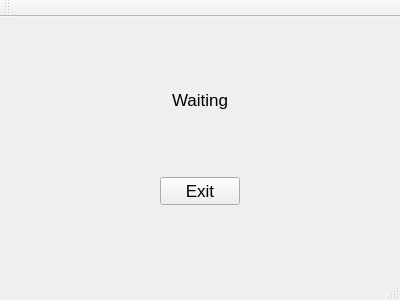
<?xml version="1.0" encoding="UTF-8"?>
<ui version="4.0">
 <class>MainWindow</class>
 <widget class="QMainWindow" name="MainWindow">
  <property name="geometry">
   <rect>
    <x>0</x>
    <y>0</y>
    <width>400</width>
    <height>300</height>
   </rect>
  </property>
  <property name="windowTitle">
   <string>MainWindow</string>
  </property>
  <widget class="QWidget" name="centralWidget">
   <layout class="QVBoxLayout" name="verticalLayout">
    <item>
     <spacer name="verticalSpacer_3">
      <property name="orientation">
       <enum>Qt::Vertical</enum>
      </property>
      <property name="sizeHint" stdset="0">
       <size>
        <width>20</width>
        <height>57</height>
       </size>
      </property>
     </spacer>
    </item>
    <item>
     <layout class="QHBoxLayout" name="horizontalLayout">
      <item>
       <spacer name="horizontalSpacer">
        <property name="orientation">
         <enum>Qt::Horizontal</enum>
        </property>
        <property name="sizeHint" stdset="0">
         <size>
          <width>40</width>
          <height>20</height>
         </size>
        </property>
       </spacer>
      </item>
      <item>
       <widget class="QLabel" name="label">
        <property name="font">
         <font>
          <pointsize>13</pointsize>
         </font>
        </property>
        <property name="text">
         <string>Waiting</string>
        </property>
       </widget>
      </item>
      <item>
       <spacer name="horizontalSpacer_2">
        <property name="orientation">
         <enum>Qt::Horizontal</enum>
        </property>
        <property name="sizeHint" stdset="0">
         <size>
          <width>40</width>
          <height>20</height>
         </size>
        </property>
       </spacer>
      </item>
     </layout>
    </item>
    <item>
     <spacer name="verticalSpacer_2">
      <property name="orientation">
       <enum>Qt::Vertical</enum>
      </property>
      <property name="sizeHint" stdset="0">
       <size>
        <width>18</width>
        <height>56</height>
       </size>
      </property>
     </spacer>
    </item>
    <item>
     <layout class="QHBoxLayout" name="horizontalLayout_2">
      <item>
       <spacer name="horizontalSpacer_3">
        <property name="orientation">
         <enum>Qt::Horizontal</enum>
        </property>
        <property name="sizeHint" stdset="0">
         <size>
          <width>40</width>
          <height>20</height>
         </size>
        </property>
       </spacer>
      </item>
      <item>
       <widget class="QPushButton" name="pushButton">
        <property name="font">
         <font>
          <pointsize>13</pointsize>
         </font>
        </property>
        <property name="text">
         <string>Exit</string>
        </property>
       </widget>
      </item>
      <item>
       <spacer name="horizontalSpacer_4">
        <property name="orientation">
         <enum>Qt::Horizontal</enum>
        </property>
        <property name="sizeHint" stdset="0">
         <size>
          <width>40</width>
          <height>20</height>
         </size>
        </property>
       </spacer>
      </item>
     </layout>
    </item>
    <item>
     <spacer name="verticalSpacer">
      <property name="orientation">
       <enum>Qt::Vertical</enum>
      </property>
      <property name="sizeHint" stdset="0">
       <size>
        <width>20</width>
        <height>57</height>
       </size>
      </property>
     </spacer>
    </item>
   </layout>
  </widget>
  <widget class="QMenuBar" name="menuBar">
   <property name="geometry">
    <rect>
     <x>0</x>
     <y>0</y>
     <width>400</width>
     <height>17</height>
    </rect>
   </property>
  </widget>
  <widget class="QToolBar" name="mainToolBar">
   <attribute name="toolBarArea">
    <enum>TopToolBarArea</enum>
   </attribute>
   <attribute name="toolBarBreak">
    <bool>false</bool>
   </attribute>
  </widget>
  <widget class="QStatusBar" name="statusBar"/>
 </widget>
 <layoutdefault spacing="6" margin="11"/>
 <resources/>
 <connections/>
</ui>
